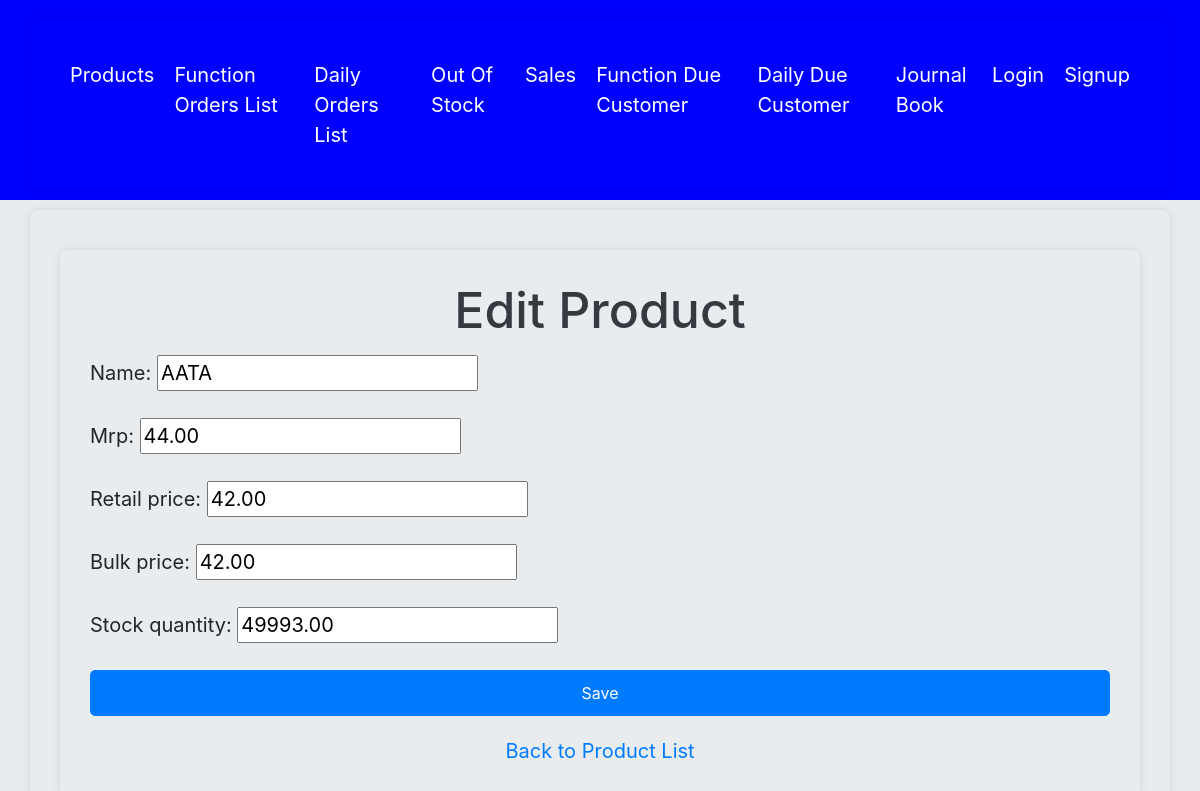
/products/edit/494/, run on an earlier commit of the app's database.
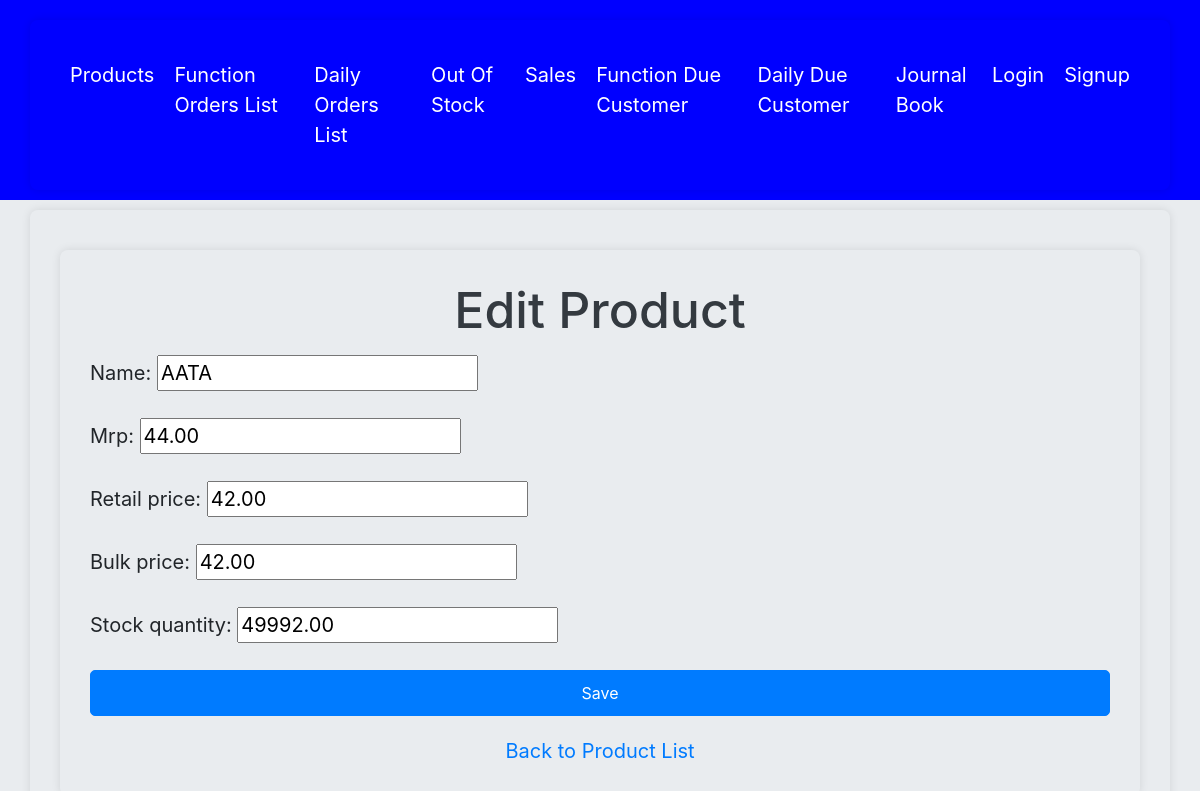
And on a later commit of the database.
### accounts/models.py (models this page shows, shortened)
class Product(models.Model):
    name = models.CharField(max_length=255)
    Retail_price = models.DecimalField(max_digits=10, decimal_places=2,blank=True)
    Bulk_price = models.DecimalField(max_digits=10, decimal_places=2,blank=True)
    mrp = models.DecimalField(max_digits=10, decimal_places=2, blank=True,default=0)  # New MRP field
    stock_quantity = models.DecimalField(max_digits=10, decimal_places=2, default=Decimal('0.00'))  # Change to DecimalField
    created_at = models.DateTimeField(auto_now_add=True)
    updated_at = models.DateTimeField(auto_now=True)

### accounts/views.py (the view)
# urls.py: path('products/edit/<int:pk>/', views.product_update, name='product_update'),
def product_update(request, pk):
    product = get_object_or_404(Product, pk=pk)
    if request.method == 'POST':
        form = ProductForm(request.POST, instance=product)
        if form.is_valid():
            form.save()
            return redirect('product_list')
    else:
        form = ProductForm(instance=product)
    return render(request, 'product_form.html', {'form': form})

### accounts/forms.py
class ProductForm(forms.ModelForm):
    class Meta:
        model = Product
        fields = ['name', 'mrp', 'Retail_price', 'Bulk_price', 'stock_quantity']

### accounts/templates/product_form.html (shortened to what this page needs)
{% extends 'base.html' %}
{% block content %}
<head>
    <link rel="stylesheet" href="https://stackpath.bootstrapcdn.com/bootstrap/4.5.2/css/bootstrap.min.css">
</head>
<body>
    <div class="container">
        <h1>{{ form.instance.pk|yesno:"Edit Product, New Product" }}</h1>
        <form method="post">
            {{ form.as_p }}
            <button type="submit" class="btn btn-primary">Save</button>
        </form>
        <a href="{% url 'product_list' %}" class="back-link">Back to Product List</a>
    </div>
{% endblock %}

What changed in the data, as far as the page shows it:
changed Product "Edit Product": stock_quantity "49993.00" → "49992.00"
